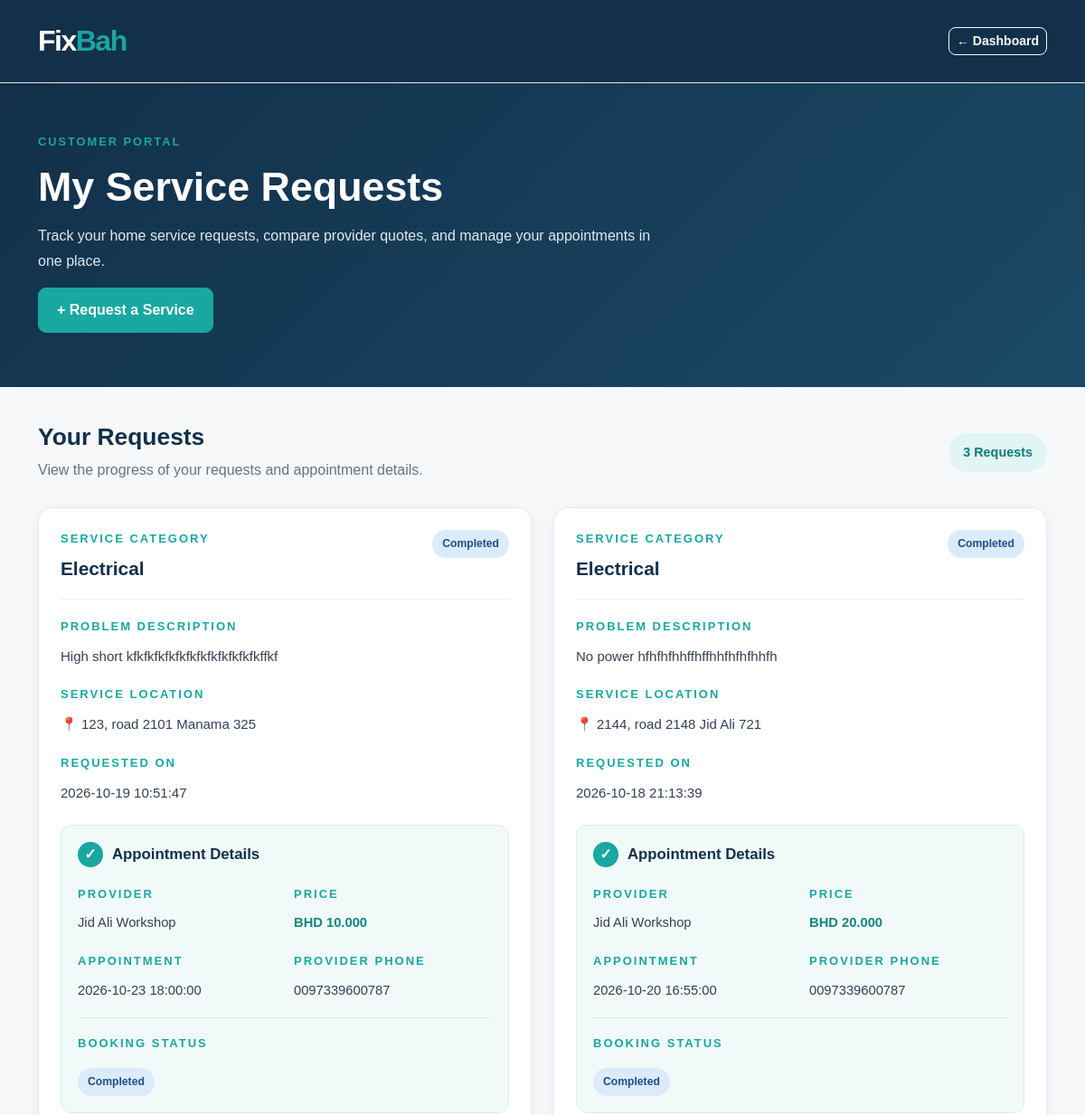
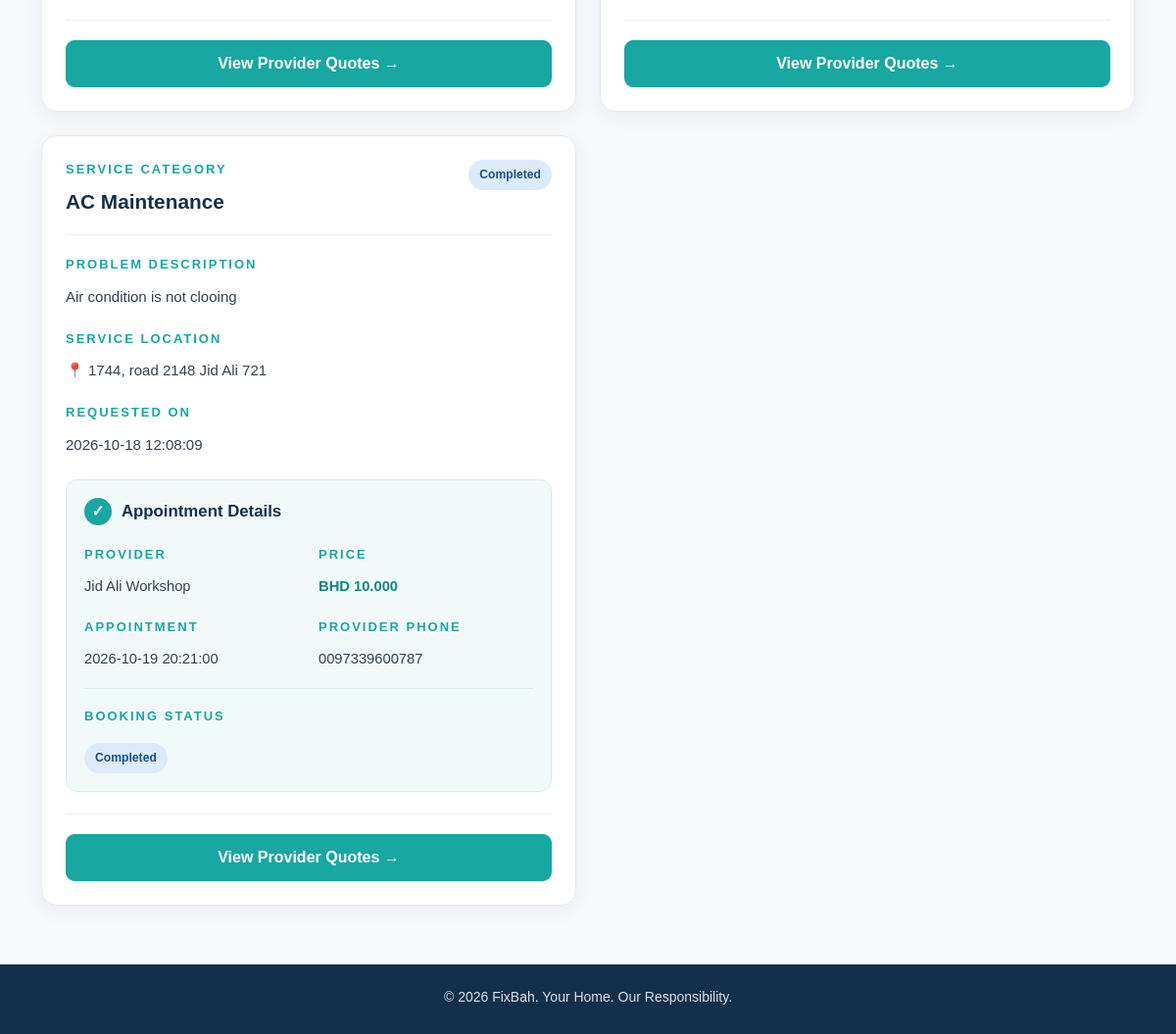
/my-requests (signed in), run on the app's committed database (2 pictures, top to bottom).
### tables this page shows
CREATE TABLE bookings (
    id INTEGER PRIMARY KEY AUTOINCREMENT,
    quote_id INTEGER NOT NULL UNIQUE,
    appointment_date DATETIME NOT NULL,
    status TEXT NOT NULL DEFAULT 'pending',
    FOREIGN KEY (quote_id) REFERENCES quotes(id)
);

CREATE TABLE categories (
    id INTEGER PRIMARY KEY AUTOINCREMENT,
    name TEXT UNIQUE NOT NULL,
    description TEXT
);

CREATE TABLE service_requests (
    id INTEGER PRIMARY KEY AUTOINCREMENT,
    customer_id INTEGER NOT NULL,
    category_id INTEGER NOT NULL,
    description TEXT NOT NULL,
    location TEXT NOT NULL,
    status TEXT NOT NULL DEFAULT 'open',
    created_at DATETIME DEFAULT CURRENT_TIMESTAMP,
    FOREIGN KEY (customer_id) REFERENCES users(id),
    FOREIGN KEY (category_id) REFERENCES categories(id)
);

CREATE TABLE providers (
    id INTEGER PRIMARY KEY AUTOINCREMENT,
    user_id INTEGER NOT NULL UNIQUE,
    business_name TEXT NOT NULL,
    phone TEXT NOT NULL,
    description TEXT,
    verified INTEGER NOT NULL DEFAULT 0,
    FOREIGN KEY (user_id) REFERENCES users(id)
);

CREATE TABLE quotes (
    id INTEGER PRIMARY KEY AUTOINCREMENT,
    request_id INTEGER NOT NULL,
    provider_id INTEGER NOT NULL,
    price REAL NOT NULL CHECK (price >= 0),
    description TEXT,
    status TEXT NOT NULL DEFAULT 'pending',
    created_at DATETIME DEFAULT CURRENT_TIMESTAMP,
    FOREIGN KEY (request_id) REFERENCES service_requests(id),
    FOREIGN KEY (provider_id) REFERENCES providers(id),
    UNIQUE (request_id, provider_id)
);

### app.py (the view)
@app.route("/my-requests")
def my_requests():
    if "user_id" not in session:
        return redirect(url_for("login"))
    db = get_db_connection()
    requests_list = db.execute("""
        SELECT
            service_requests.id,
            categories.name AS category_name,
            service_requests.description,
            service_requests.location,
            service_requests.status,
            service_requests.created_at,

            bookings.appointment_date,
            bookings.status AS booking_status,

            quotes.price,

            providers.business_name,
            providers.phone

        FROM service_requests

        JOIN categories
            ON service_requests.category_id = categories.id

        LEFT JOIN quotes
            ON quotes.request_id = service_requests.id
            AND quotes.status = 'accepted'

        LEFT JOIN bookings
            ON bookings.quote_id = quotes.id

        LEFT JOIN providers
            ON quotes.provider_id = providers.id

        WHERE service_requests.customer_id = ?

        ORDER BY service_requests.id DESC

    """, (session["user_id"],)).fetchall()
    db.close()
    return render_template(
        "my_requests.html",
        requests_list=requests_list
    )

### database.py (called while the page is built)
def get_db_connection():
    db = sqlite3.connect(DATABASE)
    db.row_factory = sqlite3.Row
    db.execute("PRAGMA foreign_keys = ON")
    return db

### templates/my_requests.html (shortened to what this page needs)
<!DOCTYPE html>
<html lang="en">
<head>
    <link
        href="https://cdn.jsdelivr.net/npm/bootstrap@5.3.3/dist/css/bootstrap.min.css"
        rel="stylesheet"
    >
    <link
        rel="stylesheet"
        href="{{ url_for('static', filename='css/style.css') }}"
    >
</head>
<body class="my-requests-page">
    <nav class="navbar navbar-dark dashboard-navbar">
        <div class="container">
            <a class="navbar-brand fw-bold" href="/">
                Fix<span class="brand-highlight">Bah</span>
            </a>
            <a href="{{ url_for('dashboard') }}"
               class="btn btn-outline-light btn-sm">
                ← Dashboard
            </a>
        </div>
    </nav>
    <section class="my-requests-header">
        <div class="container">
            <p class="dashboard-label">CUSTOMER PORTAL</p>
            <h1>My Service Requests</h1>
            <p>
                Track your home service requests, compare provider quotes,
                and manage your appointments in one place.
            </p>
            <a href="{{ url_for('request_service') }}"
               class="btn btn-primary-brand mt-3">
                + Request a Service
            </a>
        </div>
    </section>
    <main class="container my-requests-content">
        <div class="my-requests-section-heading">
            <div>
                <h2>Your Requests</h2>
                <p>
                    View the progress of your requests and appointment details.
                </p>
            </div>
            <span class="requests-count">
                {{ requests_list|length }}
                {% if requests_list|length == 1 %}
                    Request
                {% else %}
                    Requests
                {% endif %}
            </span>
        </div>
        {% if requests_list %}
            <div class="row g-4">
                {% for item in requests_list %}
                    <div class="col-12 col-lg-6">
                        <article class="customer-request-card">
                            <div class="customer-request-header">
                                <div>
                                    <span class="request-label">
                                        SERVICE CATEGORY
                                    </span>
                                    <h3>{{ item.category_name }}</h3>
                                </div>
                                <div>
                                    {% if item.status == 'pending' %}
                                        <span class="request-status request-pending">
                                            Pending
                                        </span>
                                    {% elif item.status == 'confirmed' %}
                                        <span class="request-status request-confirmed">
                                            Confirmed
                                        </span>
                                    {% elif item.status == 'completed' %}
                                        <span class="request-status request-completed">
                                            Completed
                                        </span>
                                    {% else %}
                                        <span class="request-status request-other">
                                            {{ item.status|capitalize }}
                                        </span>
                                    {% endif %}
                                </div>
                            </div>
                            <div class="customer-request-description">
                                <span class="request-label">
                                    PROBLEM DESCRIPTION
                                </span>
                                <p>{{ item.description }}</p>
                            </div>
                            <div class="customer-request-location">
                                <span class="request-label">
                                    SERVICE LOCATION
                                </span>
                                <p>📍 {{ item.location }}</p>
                            </div>
                            <div class="customer-request-date">
                                <span class="request-label">
                                    REQUESTED ON
                                </span>
                                <p>{{ item.created_at or "Not available" }}</p>
                            </div>
                            {% if item.appointment_date %}
                                <div class="customer-booking-details">
                                    <div class="booking-details-heading">
                                        <span>✓</span>
                                        <h4>Appointment Details</h4>
                                    </div>
                                    <div class="booking-info-grid">
                                        <div>
                                            <span class="request-label">
                                                PROVIDER
                                            </span>
                                            <p>
                                                {{ item.business_name or "Not available" }}
                                            </p>
                                        </div>
                                        <div>
                                            <span class="request-label">
                                                PRICE
                                            </span>
                                            <p class="customer-booking-price">
                                                BHD {{ "%.3f"|format(item.price or 0) }}
                                            </p>
                                        </div>
                                        <div>
                                            <span class="request-label">
                                                APPOINTMENT
                                            </span>
                                            <p>{{ item.appointment_date }}</p>
                                        </div>
                                        <div>
                                            <span class="request-label">
                                                PROVIDER PHONE
                                            </span>
                                            <p>{{ item.phone or "Not available" }}</p>
                                        </div>
                                    </div>
                                    <div class="customer-booking-status">
                                        <span class="request-label">
                                            BOOKING STATUS
                                        </span>
                                        {% if item.booking_status == 'pending' %}
                                            <span class="request-status request-pending">
                                                Awaiting Provider Confirmation
                                            </span>
                                        {% elif item.booking_status == 'confirmed' %}
                                            <span class="request-status request-confirmed">
                                                Confirmed
                                            </span>
                                        {% elif item.booking_status == 'completed' %}
                                            <span class="request-status request-completed">
                                                Completed
                                            </span>
                                        {% elif item.booking_status == 'rejected' %}
                                            <span class="request-status request-rejected">
                                                Rejected
                                            </span>
                                        {% elif item.booking_status == 'cancelled' %}
                                            <span class="request-status request-rejected">
                                                Cancelled
                                            </span>
                                        {% else %}
                                            <span class="request-status request-other">
                                                {{ item.booking_status|capitalize }}
                                            </span>
                                        {% endif %}
                                    </div>
                                </div>
                            {% endif %}
                            <div class="customer-request-actions">
                                <a
                                    href="{{ url_for('my_quotes', request_id=item.id) }}"
                                    class="btn btn-primary-brand w-100"
                                >
                                    View Provider Quotes →
                                </a>
                            </div>
                        </article>
                    </div>
                {% endfor %}
            </div>
        {% endif %}
    </main>
    <footer class="dashboard-footer">
        <div class="container text-center">
            <p>
                © 2026 FixBah. Your Home. Our Responsibility.
            </p>
        </div>
    </footer>
</body>
</html>

### data on the page
bookings: category_name "Electrical", description "High short kfkfkfkfkfkfkfkfkfkfkfkfkffkf", location "123, road 2101 Manama 325", created_at "2026-10-19 10:51:47", business_name "Jid Ali Workshop", appointment_date "2026-10-23 18:00:00", phone "0097339600787", status "Completed"
quotes: price "10.000"
bookings: category_name "Electrical", description "No power hfhfhfhhffhffhhfhfhfhhfh", location "2144, road 2148 Jid Ali 721", created_at "2026-10-18 21:13:39", business_name "Jid Ali Workshop", appointment_date "2026-10-20 16:55:00", phone "0097339600787", status "Completed"
quotes: price "20.000"
bookings: category_name "AC Maintenance", description "Air condition is not clooing", location "1744, road 2148 Jid Ali 721", created_at "2026-10-18 12:08:09", business_name "Jid Ali Workshop", appointment_date "2026-10-19 20:21:00", phone "0097339600787", status "Completed"
quotes: price "10.000"

### other printed values
{{ requests_list|length }} "3"
